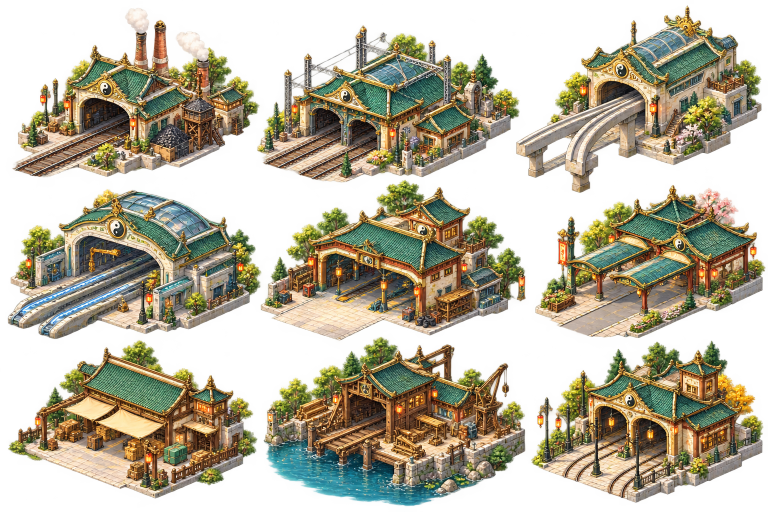
#> input picture source-art/world/depot-kit.png, 1536 x 1024 px, given in place of station-kit.png, which was not available (shown at 1/2 size)
$ python inspect_facilities.py
#> lines starting #> are read from the running program, lines starting #| are printed output that depends on the picture; pictures that were not available may be replaced by others from this repository, and a replacement may not be noted
from pathlib import Path
from PIL import Image
import numpy as np
from scipy import ndimage
R=Path(r'E:\work\image\OpenTTD_UI_20261026_060146')
for name in ['station-kit','depot-kit','bridge-families']:
 im=Image.open(R/'source-art/world'/f'{name}.png').convert('RGBA');a=np.asarray(im)[:,:,3];lab,n=ndimage.label(a>32);sz=np.bincount(lab.ravel())
#> further down, im is the input picture: PIL image 1536x1024 RGBA; mean R, G, B, A 127.2, 118.4, 84, 142.7
#> after `a = np.asarray(im)[:, :, 3]`:
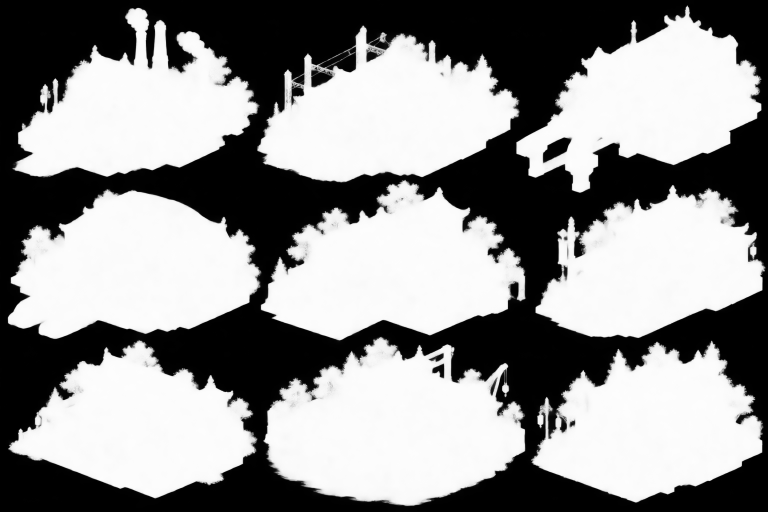
#> a: shape (1024, 1536) (shown at 1/2 size); min 0, max 254, mean 142.7
#> after `lab, n = ndimage.label(a > 32)`:
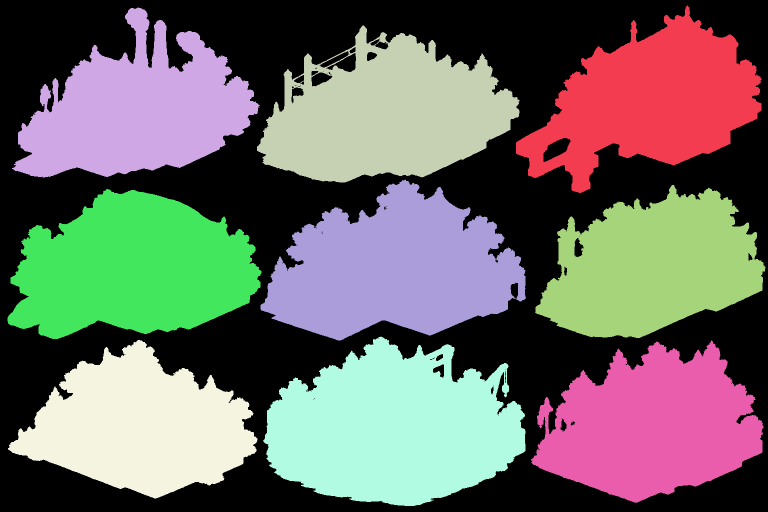
#> lab: shape (1024, 1536) int32 (shown at 1/2 size); 24 distinct labels, from 0 to 23; one colour per label, 0 black
#> after `lab, n = ndimage.label(a > 32)`: n = 23
#> after `sz = np.bincount(lab.ravel())`: sz = 24 values, max 654332 at index 0, min 1 at index 4, mean 65536
 big=[i for i in range(1,n+1) if sz[i]>8000]
#> big = [1, 2, 3, 10, 11, 12, 18, 19, 20]
 rows=[]
 for i in big:
  yy,xx=np.where(lab==i);rows.append({'label':i,'count':int(sz[i]),'box':[int(xx.min()),int(yy.min()),int(xx.max()+1),int(yy.max()+1)],'center':[float(xx.mean()),float(yy.mean())]})
#> this loop made 9 passes
#> i on passes 4 to 9: 10, 11, 12, 18, 19, 20
#> after the loop, rows = 9 items
 print(name,im.size,'alpha',im.getchannel('A').getextrema(),'components',rows)
#> (printed output is left out)
#> pass 3 of the loop `for name in ['station-kit','depot-kit','bridge-families']:`:
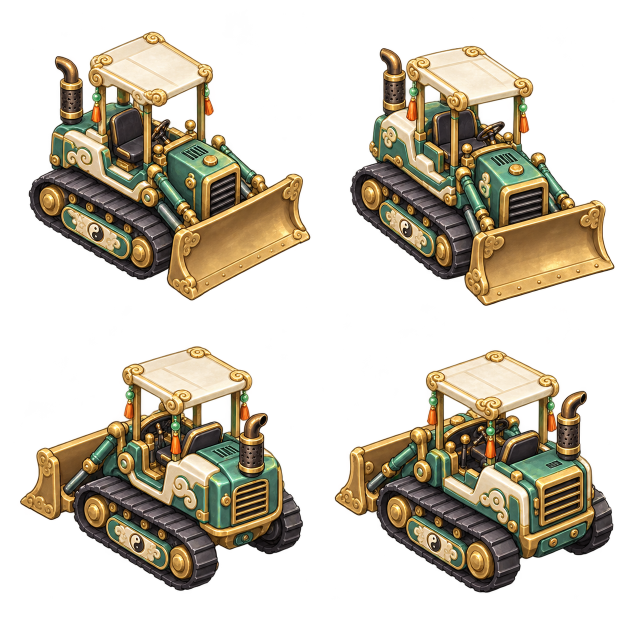
#> input picture source-art/world/fx-bulldozer.png, 1254 x 1254 px, given in place of bridge-families.png, which was not available (shown at 1/2 size)
#> im is the input picture: PIL image 1254x1254 RGBA; mean R, G, B, A 59.3, 50.9, 35.4, 103
#> `a = np.asarray(im)[:, :, 3]`:
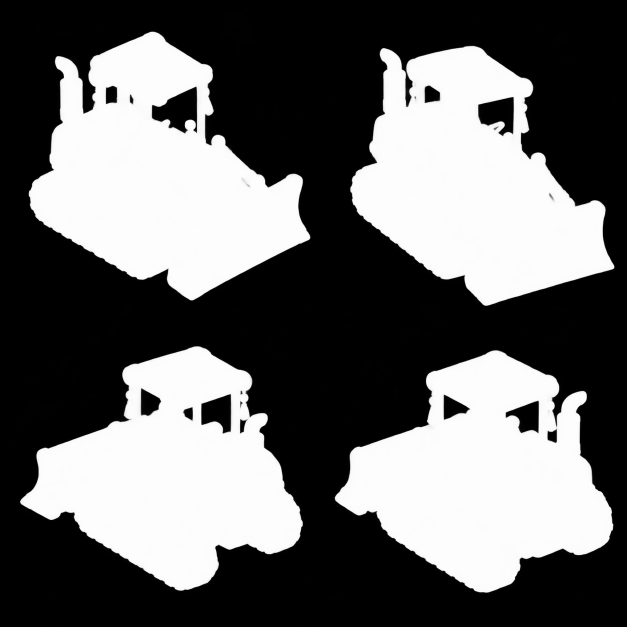
#> a: shape (1254, 1254) (shown at 1/2 size); min 0, max 255, mean 103
#> `lab, n = ndimage.label(a > 32)`:
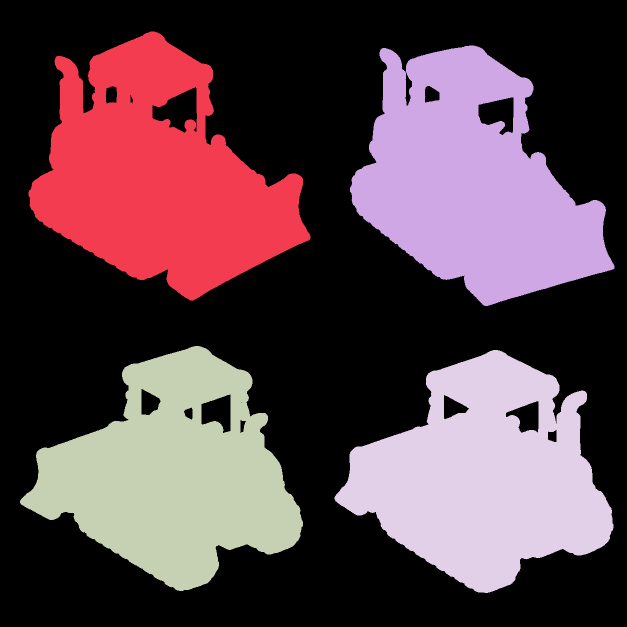
#> lab: shape (1254, 1254) int32 (shown at 1/2 size); 5 distinct labels, from 0 to 4; one colour per label, 0 black
#> n = 4
#> sz = [925068, 170426, 162979, 154740, 159303]
#> big = [1, 2, 3, 4]
#> the loop `for i in big:` made 4 passes
#> after the loop `for i in big:`: rows = 4 items
#> (printed output is left out)
